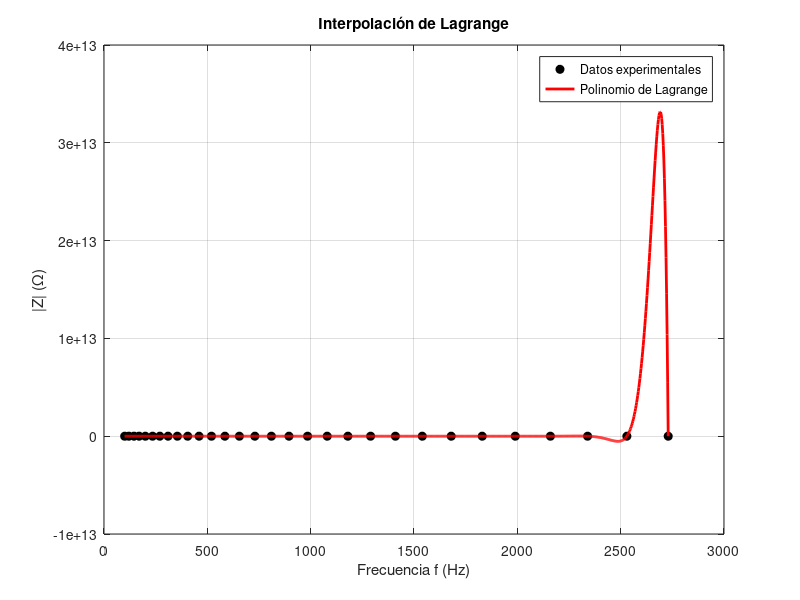

Reproduce this figure in MATLAB.
clc; clear; close all;

f = [100 120 145 170 200 235 270 310 355 405 ...
     460 520 585 655 730 810 895 985 1080 1180 ...
     1290 1410 1540 1680 1830 1990 2160 2340 2530 2730];

Z = [152.3 149.1 146.8 144.9 142.0 139.5 137.9 136.1 134.8 133.6 ...
     132.7 131.9 131.4 131.1 130.9 131.0 131.3 131.9 132.7 133.8 ...
     135.2 136.9 138.9 141.1 143.5 146.1 149.0 152.2 155.6 159.2];

fg = linspace(min(f),max(f),1000);
Zlag = zeros(size(fg));

n = length(f);

for i = 1:n
    L = ones(size(fg));
    for j = 1:n
        if j ~= i
            L = L .* (fg - f(j)) ./ (f(i) - f(j));
        end
    end
    Zlag = Zlag + Z(i)*L;
end

figure;
plot(f,Z,'ko','MarkerFaceColor','k');
hold on;
plot(fg,Zlag,'r','LineWidth',2);
grid on;
xlabel('Frecuencia f (Hz)');
ylabel('|Z| (\Omega)');
title('Interpolación de Lagrange');
legend('Datos experimentales','Polinomio de Lagrange');
